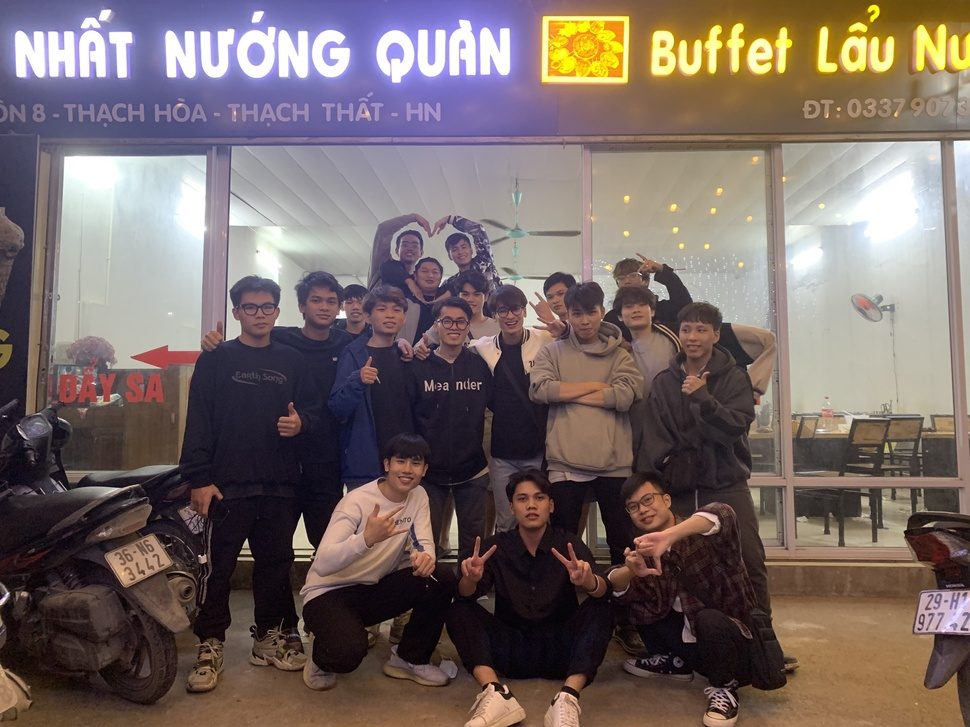
%> input picture l.jpg, 970 x 727 px, shrunk from 2568 x 1926 before the run
$ octave dgt.m   (GNU Octave 9; MATLAB toolbox functions it lacks are replaced by stand-ins)
%> lines starting %> are read from the running program, lines starting %| are printed output that depends on the picture; in (x1, y1, x2, y2) boxes, pixels count from 0 and x2, y2 are one past the last pixel; in counts of white or black regions, pixels touching at a corner belong together; the program's own positions count from 1
a = imread('C:\Users\ASUS\OneDrive\Documents\MATLAB\l.jpg');
%> a is the input picture: size 727x970x3 uint8; mean R, G, B 118.1, 104.3, 101.4
subplot(2,3,1);
imshow(a);

b = rgb2gray(a);
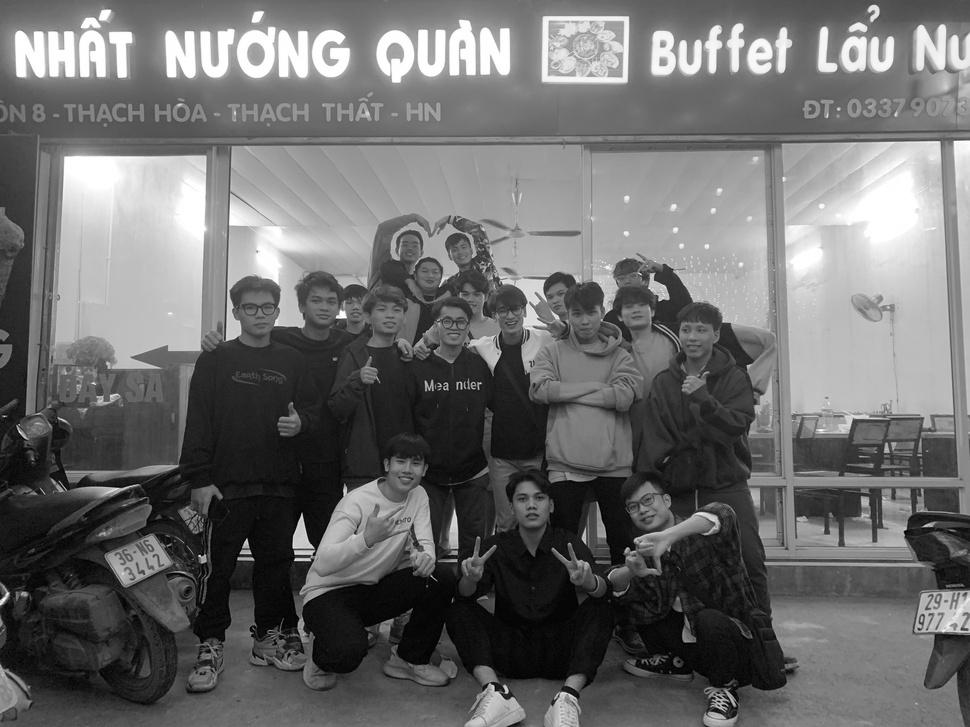
%> b: size 727x970 uint8; min 1, max 255, mean 108.1
subplot(2,3,2);
imshow(b);

c = im2bw(a);
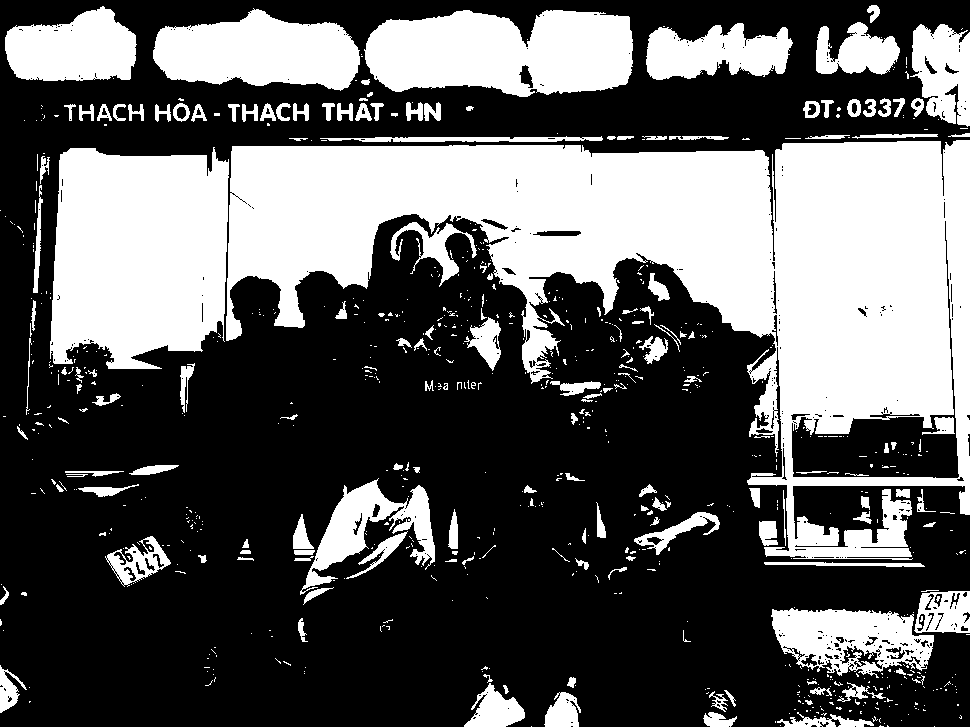
%> c: size 727x970 logical; 36.8% white; 776 white regions (605 under 20 px), largest, box (x1, y1, x2, y2) and area: (226, 140, 970, 560) 133651, (50, 147, 229, 369) 33703, (364, 10, 633, 97) 18681
subplot(2,3,3);
imshow(c);

d = a;
d=rgb2gray(d);
d=edge(d,'Canny');
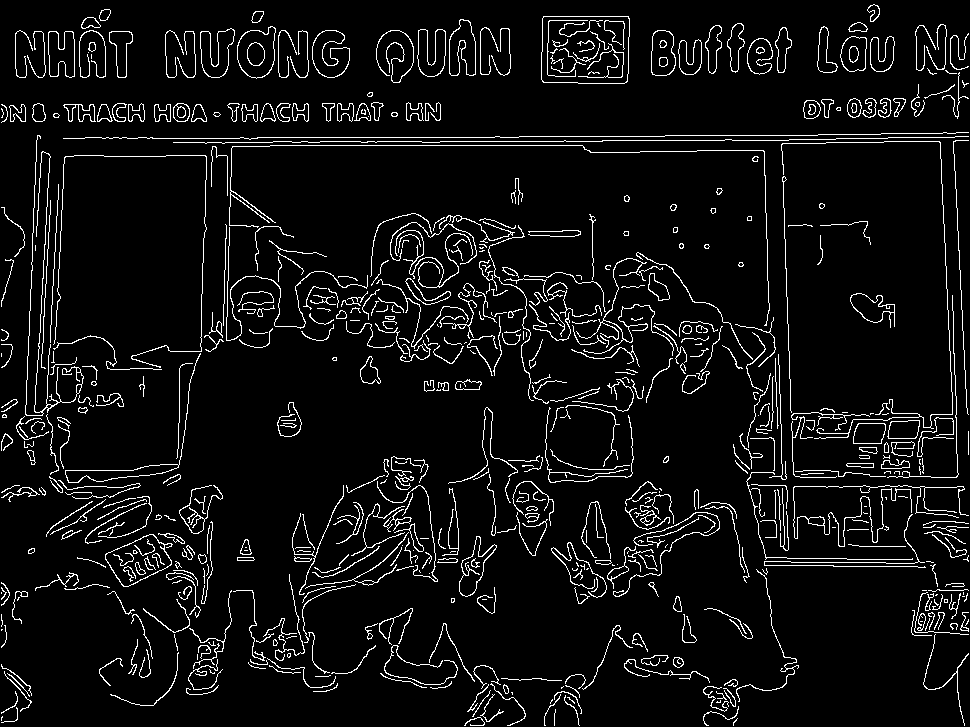
%> d: size 727x970 logical; 6.3% white in thin lines or dots
subplot(2,3,4);
imshow(d);

f = a;
f = imcomplement(f);
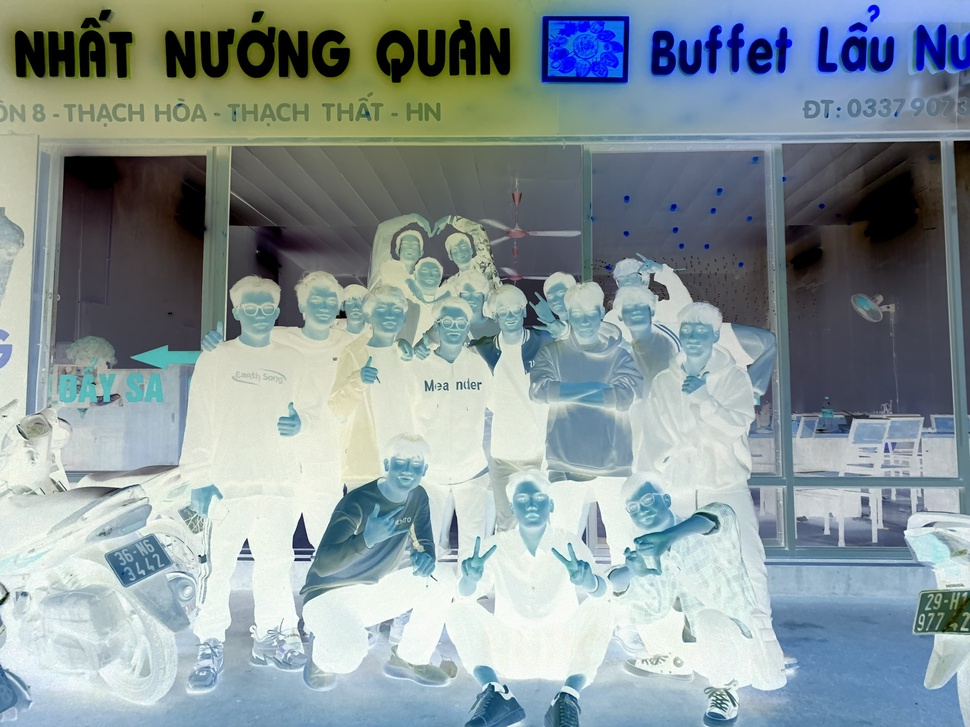
%> f: size 727x970x3 uint8; mean R, G, B 136.9, 150.7, 153.6
subplot(2,3,5);
imshow(f);
e = a;
e=rgb2gray(e);
subplot(2,3,6);
imhist(e);
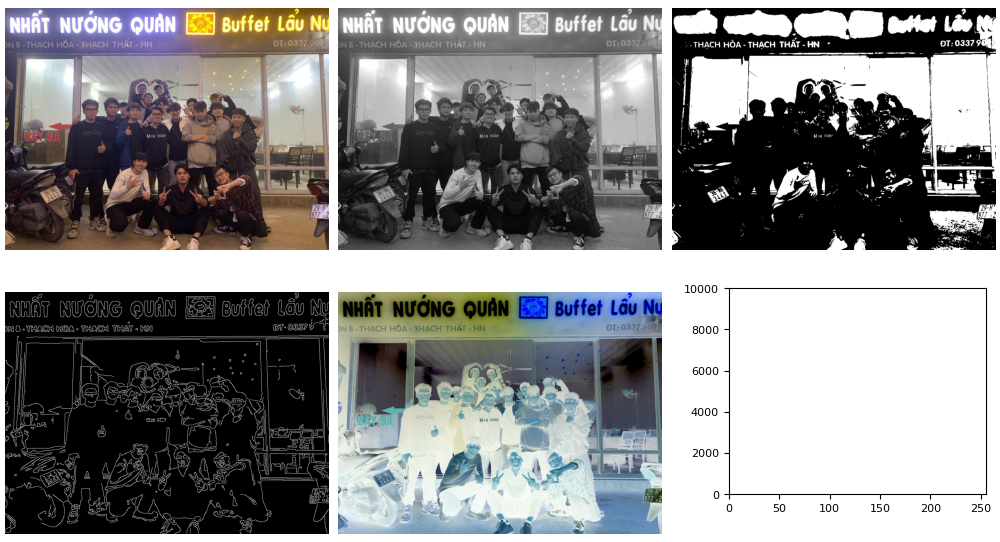
%> figure redrawn from the program's plot data, 6 panels

imfinfo('C:\Users\ASUS\OneDrive\Documents\MATLAB\l.jpg')

[height, width, colour_planes] = size(a)
%> height = 727; width = 970; colour_planes = 3

$ run again, with MTP.jpg copied over l.jpg
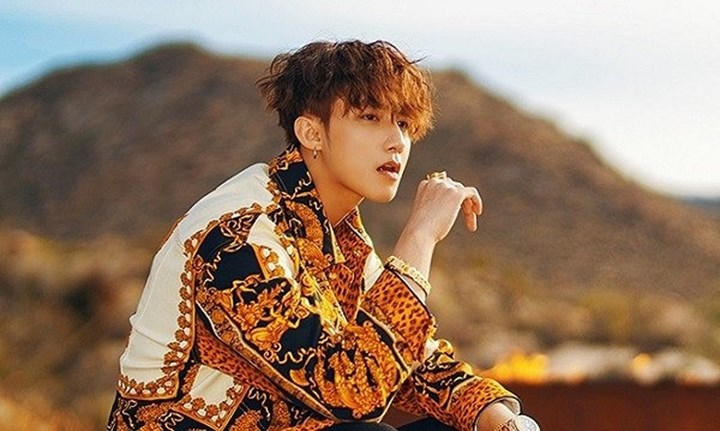
%> input picture MTP.jpg, 720 x 431 px
%> a is the input picture: size 431x720x3 uint8; mean R, G, B 149.3, 121.6, 100.2
%> `c = im2bw(a);`:
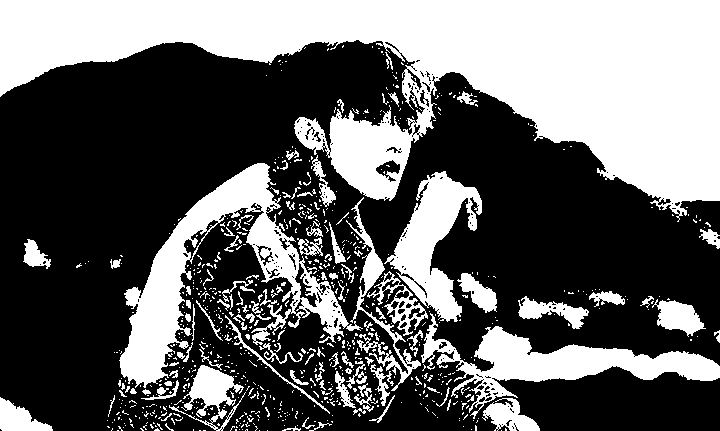
%> c: size 431x720 logical; 39.2% white; 775 white regions (662 under 20 px), largest, box (x1, y1, x2, y2) and area: (0, 0, 720, 222) 73818, (119, 163, 363, 388) 13763, (421, 313, 720, 419) 8517
%> d: size 431x720 logical; 6.2% white in thin lines or dots
%> `f = imcomplement(f);`:
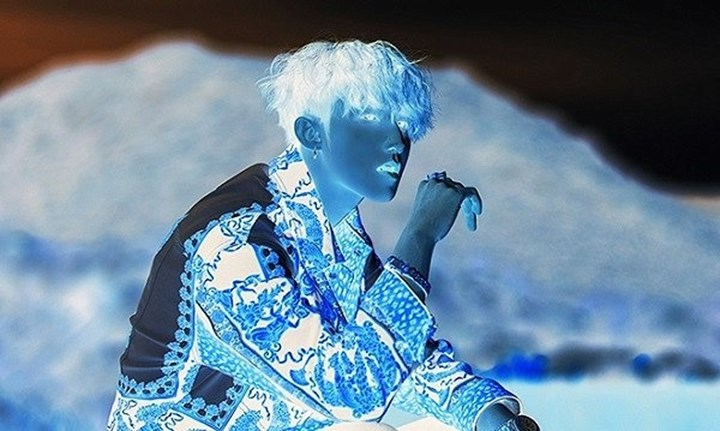
%> f: size 431x720x3 uint8; mean R, G, B 105.7, 133.4, 154.8
